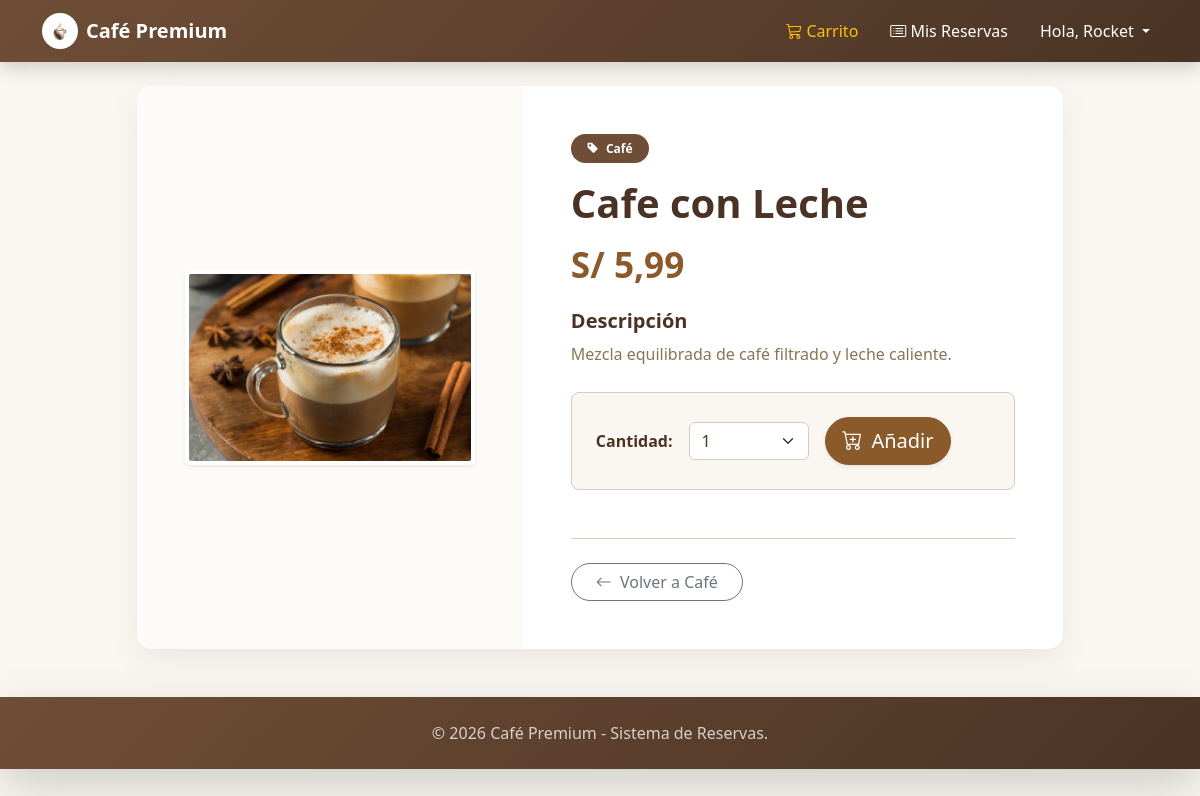
The page /tienda/5/cafe-con-leche/ (signed in) on the database as committed earlier.
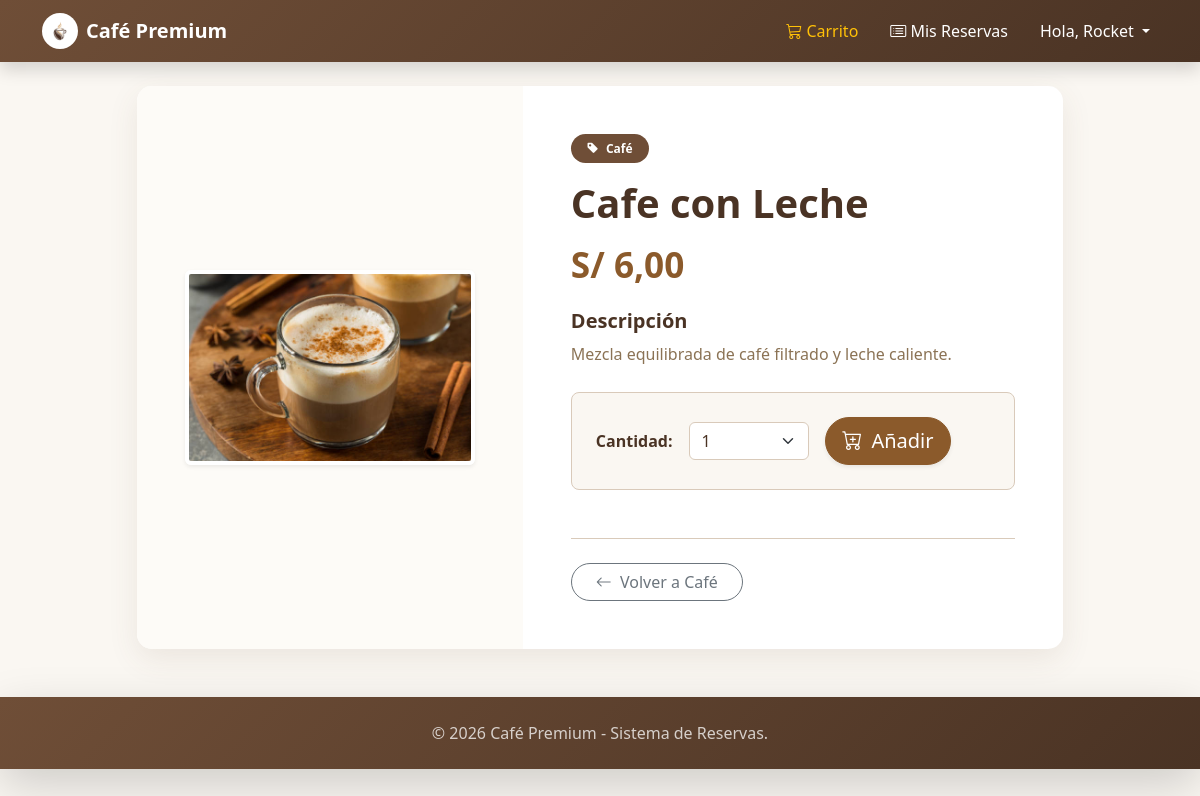
The same page on the database as committed later.
### mitienda/models.py (models this page shows, shortened)
class Product(models.Model):
    category = models.ForeignKey(Category,
                                 related_name='products',
                                 on_delete=models.CASCADE)
    name = models.CharField(max_length=200)
    slug = models.SlugField(max_length=200)
    image = models.ImageField(upload_to='',
                              blank=True)
    description = models.TextField(blank=True)
    price = models.DecimalField(max_digits=5,
                                decimal_places=2)
    stock = models.PositiveIntegerField(default=0)
    available = models.BooleanField(default=True)
    created = models.DateTimeField(auto_now=True)
    updated = models.DateTimeField(auto_now_add=True)
    class Meta:
        ordering = ['name']

class Category(models.Model):
    name = models.CharField(max_length=200)
    slug = models.SlugField(max_length=200)
    class Meta:
        ordering = ['name']
        indexes = [
            models.Index(fields=['name'])
        ]
    def __str__(self):
        return self.name
    def get_absolute_url(self):
        return reverse('tienda:product_list_category',
                       args=[self.slug])

### mitienda/views.py (the view)
# urls.py: path('<int:id>/<slug:slug>/', views.product_detail, name='product_detail')
@login_required
def product_detail(request, id, slug):
    product = get_object_or_404(Product,
                                id = id,
                                slug = slug,
                                available = True)
    cart_product_form = CartAddProductForm()
    return render(request,
                  'tienda/products/detail.html',
                  {'product':product,
                   'cart_product_form':cart_product_form})

### cart/forms.py
class CartAddProductForm(forms.Form):
    cantidad = forms.TypedChoiceField(choices=PRODUCT_QUANTITY_CHOICES,
                                      coerce=int)
    override = forms.BooleanField(required=False,
                                  initial=False,
                                  widget=forms.HiddenInput)

### mitienda/templates/tienda/products/detail.html (shortened to what this page needs)
{% extends "base.html" %}
{% load static %}
{% block content %}
  <div class="row justify-content-center mt-4 mb-5">
    <div class="col-md-10">
      <div class="card border-0" style="border-radius: 15px; box-shadow: 0 10px 30px rgba(111, 78, 55, 0.1);">
        <div class="row g-0">
          <div class="col-md-5 d-flex align-items-center p-4 p-md-5" style="background-color: #fdfbf7; border-top-left-radius: 15px; border-bottom-left-radius: 15px;">
            <img src="{% if product.image %}{{ product.image.url }}{% else %}{% static 'img/no_image.jpg' %}{% endif %}"
                 class="img-fluid rounded shadow-sm mx-auto d-block" alt="{{ product.name }}" style="max-height: 400px; object-fit: contain; border: 4px solid white;">
          </div>
          <div class="col-md-7">
            <div class="card-body p-4 p-md-5">
              <span class="badge rounded-pill mb-2 px-3 py-2" style="background-color: var(--coffee-light); color: white;"><i class="bi bi-tag-fill me-1"></i> {{ product.category }}</span>
              <h1 class="card-title mt-2 fw-bold" style="color: var(--coffee-dark);">{{ product.name }}</h1>
              <h2 class="mb-4 fw-bold mt-3" style="color: var(--caramel); font-size: 2.2rem;">S/ {{ product.price|floatformat:2 }}</h2>
              <div class="mb-4">
                <h5 class="fw-bold" style="color: var(--coffee-dark);">Descripción</h5>
                <p class="card-text" style="color: var(--text-muted); line-height: 1.7;">{{ product.description|linebreaksbr }}</p>
              </div>
              {% if product.stock > 0 %}
                <form action="{% url 'cart:cart_add' product.id %}" method="post" class="mt-4 p-4 rounded-3" style="background-color: var(--cream-bg); border: 1px solid var(--border-color);">
                  <div class="row g-3 align-items-center">
                    <div class="col-sm-auto">
                      <label for="id_cantidad" class="col-form-label fw-bold" style="color: var(--coffee-dark);">Cantidad:</label>
                    </div>
                    <div class="col-sm-4 col-4">
                      {{ cart_product_form.cantidad }}
                    </div>
                    <div class="col-sm-auto col-8">
                      <button type="submit" class="btn btn-primary btn-lg rounded-pill shadow-sm w-100">
                        <i class="bi bi-cart-plus me-1"></i> Añadir
                      </button>
                    </div>
                  </div>
                </form>
              {% else %}
                <div class="alert alert-danger mt-4 d-inline-flex align-items-center rounded-pill px-4">
                  <i class="bi bi-x-circle-fill me-2 fs-5"></i> Agotado temporalmente
                </div>
              {% endif %}
              <div class="mt-5 border-top pt-4" style="border-color: var(--border-color) !important;">
                <a href="{{ product.category.get_absolute_url }}" class="btn btn-outline-secondary rounded-pill px-4">
                  <i class="bi bi-arrow-left me-1"></i> Volver a {{ product.category }}
                </a>
              </div>
            </div>
          </div>
        </div>
      </div>
    </div>
  </div>
{% endblock %}

Rows that differ between the two databases and show on the page:
changed Product "Cafe con Leche": price "5,99" → "6,00"
